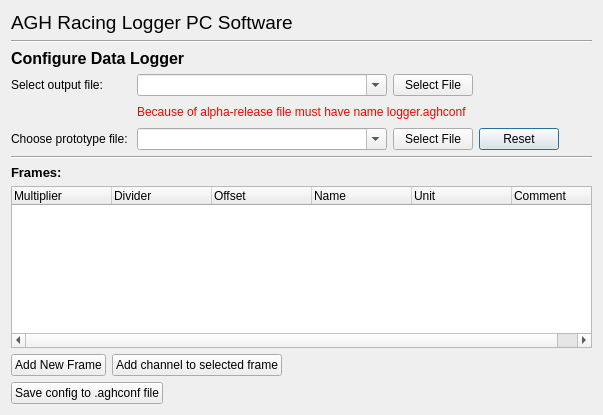
<?xml version="1.0" encoding="UTF-8"?>
<ui version="4.0">
 <class>ConfigureLoggerSDDialog</class>
 <widget class="QDialog" name="ConfigureLoggerSDDialog">
  <property name="geometry">
   <rect>
    <x>0</x>
    <y>0</y>
    <width>603</width>
    <height>415</height>
   </rect>
  </property>
  <property name="windowTitle">
   <string>Dialog</string>
  </property>
  <layout class="QVBoxLayout" name="verticalLayout">
   <item>
    <widget class="QLabel" name="mainTitleLabel">
     <property name="font">
      <font>
       <pointsize>14</pointsize>
      </font>
     </property>
     <property name="text">
      <string>AGH Racing Logger PC Software</string>
     </property>
    </widget>
   </item>
   <item>
    <widget class="Line" name="line">
     <property name="minimumSize">
      <size>
       <width>300</width>
       <height>0</height>
      </size>
     </property>
     <property name="orientation">
      <enum>Qt::Horizontal</enum>
     </property>
    </widget>
   </item>
   <item>
    <widget class="QLabel" name="downloadDataLabel">
     <property name="font">
      <font>
       <pointsize>12</pointsize>
       <weight>75</weight>
       <bold>true</bold>
      </font>
     </property>
     <property name="locale">
      <locale language="English" country="UnitedKingdom"/>
     </property>
     <property name="text">
      <string>Configure Data Logger</string>
     </property>
    </widget>
   </item>
   <item>
    <layout class="QGridLayout" name="gridLayout">
     <item row="0" column="1">
      <widget class="QComboBox" name="selectOutputFileComboBox">
       <property name="minimumSize">
        <size>
         <width>250</width>
         <height>0</height>
        </size>
       </property>
       <property name="editable">
        <bool>true</bool>
       </property>
      </widget>
     </item>
     <item row="1" column="0">
      <spacer name="horizontalSpacer_3">
       <property name="orientation">
        <enum>Qt::Horizontal</enum>
       </property>
       <property name="sizeHint" stdset="0">
        <size>
         <width>128</width>
         <height>20</height>
        </size>
       </property>
      </spacer>
     </item>
     <item row="2" column="0">
      <widget class="QLabel" name="prototypeFileLabel">
       <property name="text">
        <string>Choose prototype file:</string>
       </property>
      </widget>
     </item>
     <item row="2" column="3">
      <widget class="QPushButton" name="resetButton">
       <property name="text">
        <string>Reset</string>
       </property>
      </widget>
     </item>
     <item row="1" column="1" colspan="3">
      <widget class="QLabel" name="warningLabel">
       <property name="text">
        <string>&lt;html&gt;&lt;head/&gt;&lt;body&gt;&lt;p&gt;&lt;span style=&quot; color:#ff0000;&quot;&gt;Because of alpha-release file must have name logger.aghconf&lt;/span&gt;&lt;/p&gt;&lt;/body&gt;&lt;/html&gt;</string>
       </property>
      </widget>
     </item>
     <item row="0" column="2">
      <widget class="QPushButton" name="selectOutputFileButton">
       <property name="text">
        <string>Select File</string>
       </property>
      </widget>
     </item>
     <item row="2" column="2">
      <widget class="QPushButton" name="selectPrototypeFileButton">
       <property name="text">
        <string>Select File</string>
       </property>
      </widget>
     </item>
     <item row="0" column="3">
      <spacer name="horizontalSpacer_5">
       <property name="orientation">
        <enum>Qt::Horizontal</enum>
       </property>
       <property name="sizeHint" stdset="0">
        <size>
         <width>40</width>
         <height>20</height>
        </size>
       </property>
      </spacer>
     </item>
     <item row="0" column="0">
      <widget class="QLabel" name="selectOutputFileLabel_3">
       <property name="text">
        <string>Select output file:</string>
       </property>
      </widget>
     </item>
     <item row="2" column="1">
      <widget class="QComboBox" name="prototypeFileComboBox">
       <property name="minimumSize">
        <size>
         <width>250</width>
         <height>0</height>
        </size>
       </property>
       <property name="editable">
        <bool>true</bool>
       </property>
      </widget>
     </item>
     <item row="2" column="4">
      <spacer name="horizontalSpacer">
       <property name="orientation">
        <enum>Qt::Horizontal</enum>
       </property>
       <property name="sizeHint" stdset="0">
        <size>
         <width>40</width>
         <height>20</height>
        </size>
       </property>
      </spacer>
     </item>
     <item row="1" column="4">
      <spacer name="horizontalSpacer_2">
       <property name="orientation">
        <enum>Qt::Horizontal</enum>
       </property>
       <property name="sizeHint" stdset="0">
        <size>
         <width>40</width>
         <height>20</height>
        </size>
       </property>
      </spacer>
     </item>
     <item row="0" column="4">
      <spacer name="horizontalSpacer_6">
       <property name="orientation">
        <enum>Qt::Horizontal</enum>
       </property>
       <property name="sizeHint" stdset="0">
        <size>
         <width>40</width>
         <height>20</height>
        </size>
       </property>
      </spacer>
     </item>
    </layout>
   </item>
   <item>
    <widget class="Line" name="line_2">
     <property name="minimumSize">
      <size>
       <width>300</width>
       <height>0</height>
      </size>
     </property>
     <property name="orientation">
      <enum>Qt::Horizontal</enum>
     </property>
    </widget>
   </item>
   <item>
    <widget class="QLabel" name="framesLabel">
     <property name="font">
      <font>
       <pointsize>10</pointsize>
       <weight>75</weight>
       <bold>true</bold>
      </font>
     </property>
     <property name="locale">
      <locale language="English" country="UnitedKingdom"/>
     </property>
     <property name="text">
      <string>Frames:</string>
     </property>
    </widget>
   </item>
   <item>
    <widget class="QTreeWidget" name="framesTreeWidget">
     <column>
      <property name="text">
       <string>Multiplier</string>
      </property>
     </column>
     <column>
      <property name="text">
       <string>Divider</string>
      </property>
     </column>
     <column>
      <property name="text">
       <string>Offset</string>
      </property>
     </column>
     <column>
      <property name="text">
       <string>Name</string>
      </property>
     </column>
     <column>
      <property name="text">
       <string>Unit</string>
      </property>
     </column>
     <column>
      <property name="text">
       <string>Comment</string>
      </property>
     </column>
    </widget>
   </item>
   <item>
    <layout class="QHBoxLayout" name="horizontalLayout">
     <item>
      <widget class="QPushButton" name="newFrameButton">
       <property name="text">
        <string>Add New Frame</string>
       </property>
      </widget>
     </item>
     <item>
      <widget class="QPushButton" name="addChannelButton">
       <property name="text">
        <string>Add channel to selected frame</string>
       </property>
      </widget>
     </item>
     <item>
      <spacer name="horizontalSpacer_12">
       <property name="orientation">
        <enum>Qt::Horizontal</enum>
       </property>
       <property name="sizeHint" stdset="0">
        <size>
         <width>195</width>
         <height>20</height>
        </size>
       </property>
      </spacer>
     </item>
    </layout>
   </item>
   <item>
    <layout class="QHBoxLayout" name="horizontalLayout_2">
     <item>
      <widget class="QPushButton" name="saveConfigButton">
       <property name="text">
        <string>Save config to .aghconf file</string>
       </property>
      </widget>
     </item>
     <item>
      <spacer name="horizontalSpacer_4">
       <property name="orientation">
        <enum>Qt::Horizontal</enum>
       </property>
       <property name="sizeHint" stdset="0">
        <size>
         <width>40</width>
         <height>20</height>
        </size>
       </property>
      </spacer>
     </item>
    </layout>
   </item>
  </layout>
 </widget>
 <resources/>
 <connections/>
</ui>
